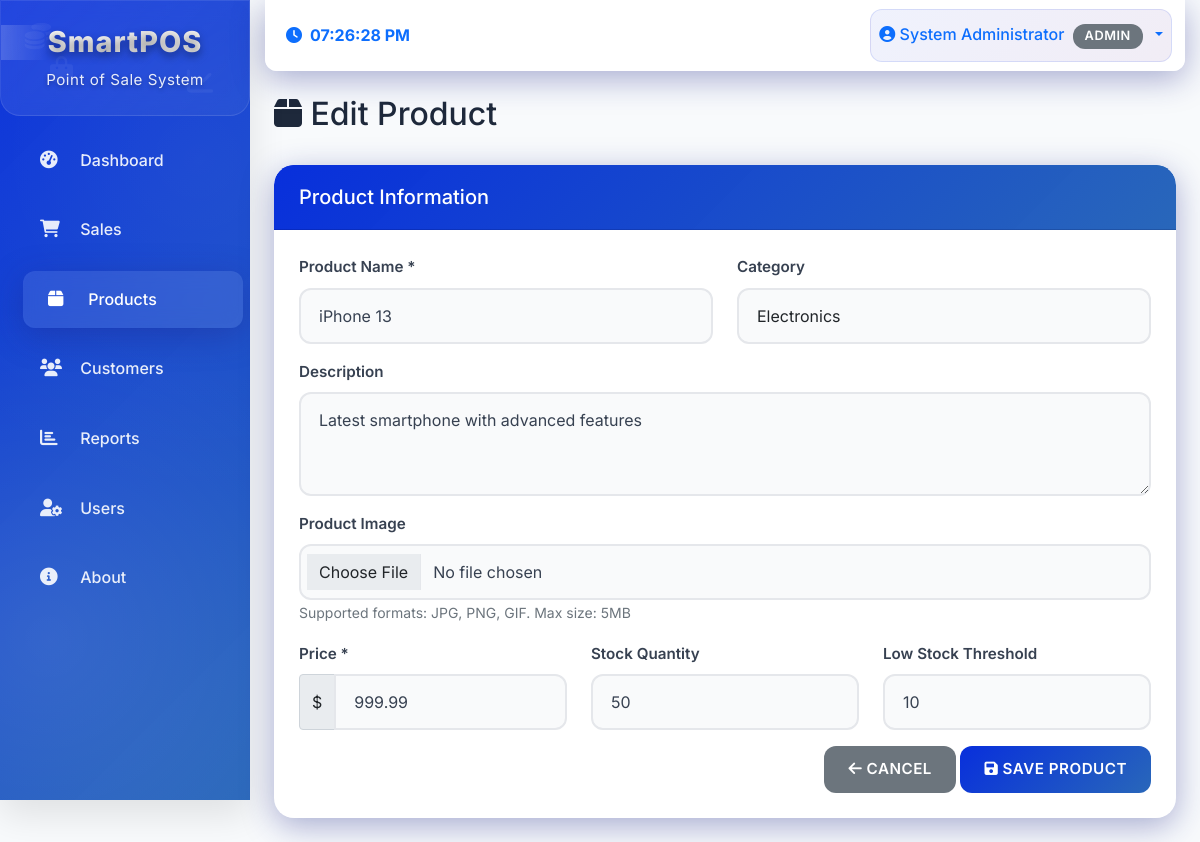
The app's page /index.php?page=products&action=edit&id=1 (signed in) with its own data.
### tables this page shows
CREATE TABLE IF NOT EXISTS products (
    id INT AUTO_INCREMENT PRIMARY KEY,
    name VARCHAR(200) NOT NULL,
    description TEXT,
    price DECIMAL(10,2) NOT NULL,
    stock INT DEFAULT 0,
    category_id INT,
    image VARCHAR(255),
    created_at TIMESTAMP DEFAULT CURRENT_TIMESTAMP,
    updated_at TIMESTAMP DEFAULT CURRENT_TIMESTAMP ON UPDATE CURRENT_TIMESTAMP,
    FOREIGN KEY (category_id) REFERENCES categories(id) ON DELETE SET NULL
);

CREATE TABLE IF NOT EXISTS categories (
    id INT AUTO_INCREMENT PRIMARY KEY,
    name VARCHAR(100) NOT NULL,
    description TEXT,
    created_at TIMESTAMP DEFAULT CURRENT_TIMESTAMP
);

### includes/functions.php (called while the page is built, shortened)
<?php
function getProduct($conn, $id) {
    $sql = "SELECT p.*, c.name as category_name
            FROM products p
            LEFT JOIN categories c ON p.category_id = c.id
            WHERE p.id = ?";
    $stmt = $conn->prepare($sql);
    $stmt->bind_param("i", $id);
    $stmt->execute();
    return $stmt->get_result()->fetch_assoc();
}
?>

### pages/products.php (the view, shortened to what this page needs)
<?php
$action = isset($_GET['action']) ? $_GET['action'] : 'list';
if ($action === 'add' || $action === 'edit') {
    $product_id = isset($_GET['id']) ? $_GET['id'] : null;
    $product = null;
    if ($action === 'edit' && $product_id) {
        $product = getProduct($conn, $product_id);
    }
    $categories_sql = "SELECT * FROM categories ORDER BY name";
    $categories = $conn->query($categories_sql);
    ?>
    <div class="row mb-4">
        <div class="col-12">
            <h2><i class="fas fa-box"></i> <?php echo $action === 'add' ? 'Add Product' : 'Edit Product'; ?></h2>
        </div>
    </div>
    <div class="card">
        <div class="card-header">
            <h5 class="mb-0">Product Information</h5>
        </div>
        <div class="card-body">
            <form method="POST" enctype="multipart/form-data">
                <div class="row">
                    <div class="col-md-6">
                        <div class="mb-3">
                            <label class="form-label">Product Name *</label>
                            <input type="text" class="form-control" name="name"
                                   value="<?php echo htmlspecialchars($product['name'] ?? ''); ?>" required>
                        </div>
                    </div>
                    <div class="col-md-6">
                        <div class="mb-3">
                            <label class="form-label">Category</label>
                            <select class="form-select" name="category_id">
                                <?php while ($category = $categories->fetch_assoc()): ?>
                                    <option value="<?php echo $category['id']; ?>"
                                            <?php echo ($product['category_id'] ?? '') == $category['id'] ? 'selected' : ''; ?>>
                                        <?php echo htmlspecialchars($category['name']); ?>
                                    </option>
                                <?php endwhile; ?>
                            </select>
                        </div>
                    </div>
                </div>
                <div class="mb-3">
                    <label class="form-label">Description</label>
                    <textarea class="form-control" name="description" rows="3"><?php echo htmlspecialchars($product['description'] ?? ''); ?></textarea>
                </div>
                <div class="mb-3">
                    <label class="form-label">Product Image</label>
                    <input type="file" class="form-control" name="image" accept="image/*">
                    <small class="text-muted">Supported formats: JPG, PNG, GIF. Max size: 5MB</small>
                </div>
                <div class="row">
                    <div class="col-md-4">
                        <div class="mb-3">
                            <label class="form-label">Price *</label>
                            <div class="input-group">
                                <span class="input-group-text">$</span>
                                <input type="number" class="form-control" name="price"
                                       value="<?php echo $product['price'] ?? ''; ?>" step="0.01" min="0" required>
                            </div>
                        </div>
                    </div>
                    <div class="col-md-4">
                        <div class="mb-3">
                            <label class="form-label">Stock Quantity</label>
                            <input type="number" class="form-control" name="stock"
                                   value="<?php echo $product['stock'] ?? '0'; ?>" min="0">
                        </div>
                    </div>
                    <div class="col-md-4">
                        <div class="mb-3">
                            <label class="form-label">Low Stock Threshold</label>
                            <input type="number" class="form-control" name="low_stock_threshold"
                                   value="<?php echo $product['low_stock_threshold'] ?? '10'; ?>" min="0">
                        </div>
                    </div>
                </div>
                <div class="text-end">
                    <a href="index.php?page=products" class="btn btn-secondary">
                        <i class="fas fa-arrow-left"></i> Cancel
                    </a>
                    <button type="submit" class="btn btn-primary">
                        <i class="fas fa-save"></i> Save Product
                    </button>
                </div>
            </form>
        </div>
    </div>
    <?php
}
?>

### assets/css/style.css (style rules this page uses)
* { margin: 0; padding: 0; box-sizing: border-box; }
:root { --primary-gradient: linear-gradient(135deg, #082fdc 0%, #2665b9fc 100%); --secondary-gradient: linear-gradient(135deg, #f093fb 0%, #f5576c 100%); --success-gradient: linear-gradient(135deg, #4facfe 0%, #00f2fe 100%); --warning-gradient: linear-gradient(135deg, #43e97b 0%, #38f9d7 100%); --danger-gradient: linear-gradient(135deg, #fa709a 0%, #fee140 100%); --info-gradient: linear-gradient(135deg, #a8edea 0%, #fed6e3 100%); --dark-gradient: linear-gradient(135deg, #2c3e50 0%, #34495e 100%); --bg-primary: #f8fafc; --bg-secondary: #ffffff; --bg-tertiary: #f1f5f9; --text-primary: #1e293b; --text-secondary: #64748b; --text-muted: #94a3b8; --border-color: #e2e8f0; --card-bg: #ffffff; --sidebar-bg: linear-gradient(135deg, #667eea 0%, #764ba2 100%); --navbar-bg: #ffffff; --glass-bg: rgba(255, 255, 255, 0.1); --glass-border: rgba(255, 255, 255, 0.2); --shadow-light: 0 8px 32px rgba(31, 38, 135, 0.37); --shadow-medium: 0 15px 35px rgba(0, 0, 0, 0.1); --shadow-heavy: 0 25px 50px rgba(0, 0, 0, 0.15); --border-radius: 20px; --border-radius-small: 12px; --transition: all 0.3s cubic-bezier(0.4, 0, 0.2, 1); --transition-fast: all 0.15s cubic-bezier(0.4, 0, 0.2, 1); }
body { font-family: 'Inter', -apple-system, BlinkMacSystemFont, 'Segoe UI', Roboto, sans-serif; background: var(--bg-primary); color: var(--text-primary); line-height: 1.6; overflow-x: hidden; transition: var(--transition); }
* { transition: background-color 0.3s ease, color 0.3s ease, border-color 0.3s ease, box-shadow 0.3s ease; }
.form-label { font-weight: 600; color: #374151; margin-bottom: 8px; display: block; transition: var(--transition); font-size: 0.95rem; }
.form-control { width: 100%; padding: 16px 20px; border: 2px solid #e5e7eb; border-radius: var(--border-radius-small); font-size: 16px; transition: var(--transition); background: #f9fafb; color: #374151; }
.card { border: none; border-radius: var(--border-radius); box-shadow: var(--shadow-light); transition: var(--transition); animation: fadeInUp 0.8s ease-out; overflow: hidden; position: relative; background: white; }
.card::before { content: ''; position: absolute; top: 0; left: 0; right: 0; height: 4px; background: var(--primary-gradient); }
.card-header { background: var(--primary-gradient); color: white; border-radius: var(--border-radius) var(--border-radius) 0 0 !important; padding: 20px 25px; font-weight: 600; font-size: 1.1rem; }
.card-body { padding: 25px; }
.btn { border-radius: var(--border-radius-small); padding: 12px 24px; font-weight: 600; transition: var(--transition); position: relative; overflow: hidden; border: none; font-size: 0.95rem; text-transform: uppercase; letter-spacing: 0.5px; }
.btn::before { content: ''; position: absolute; top: 0; left: -100%; width: 100%; height: 100%; background: linear-gradient(90deg, transparent, rgba(255, 255, 255, 0.2), transparent); transition: left 0.5s; }
.btn-primary { background: var(--primary-gradient); color: white; }
.form-control { border-radius: var(--border-radius-small); border: 2px solid #e5e7eb; padding: 14px 18px; transition: var(--transition); background: #f9fafb; font-size: 1rem; }
.form-select { border-radius: var(--border-radius-small); border: 2px solid #e5e7eb; padding: 14px 18px; transition: var(--transition); background: #f9fafb; font-size: 1rem; }
.animate-fade-in { animation: fadeInUp 0.8s ease-out; }

### records on screen
products: name "iPhone 13", category_id "Electronics", description "Latest smartphone with advanced features", price "999.99", stock "50"

### other values on screen
$_SESSION['full_name'] "System Administrator"
$_SESSION['user_role'] "ADMIN"
